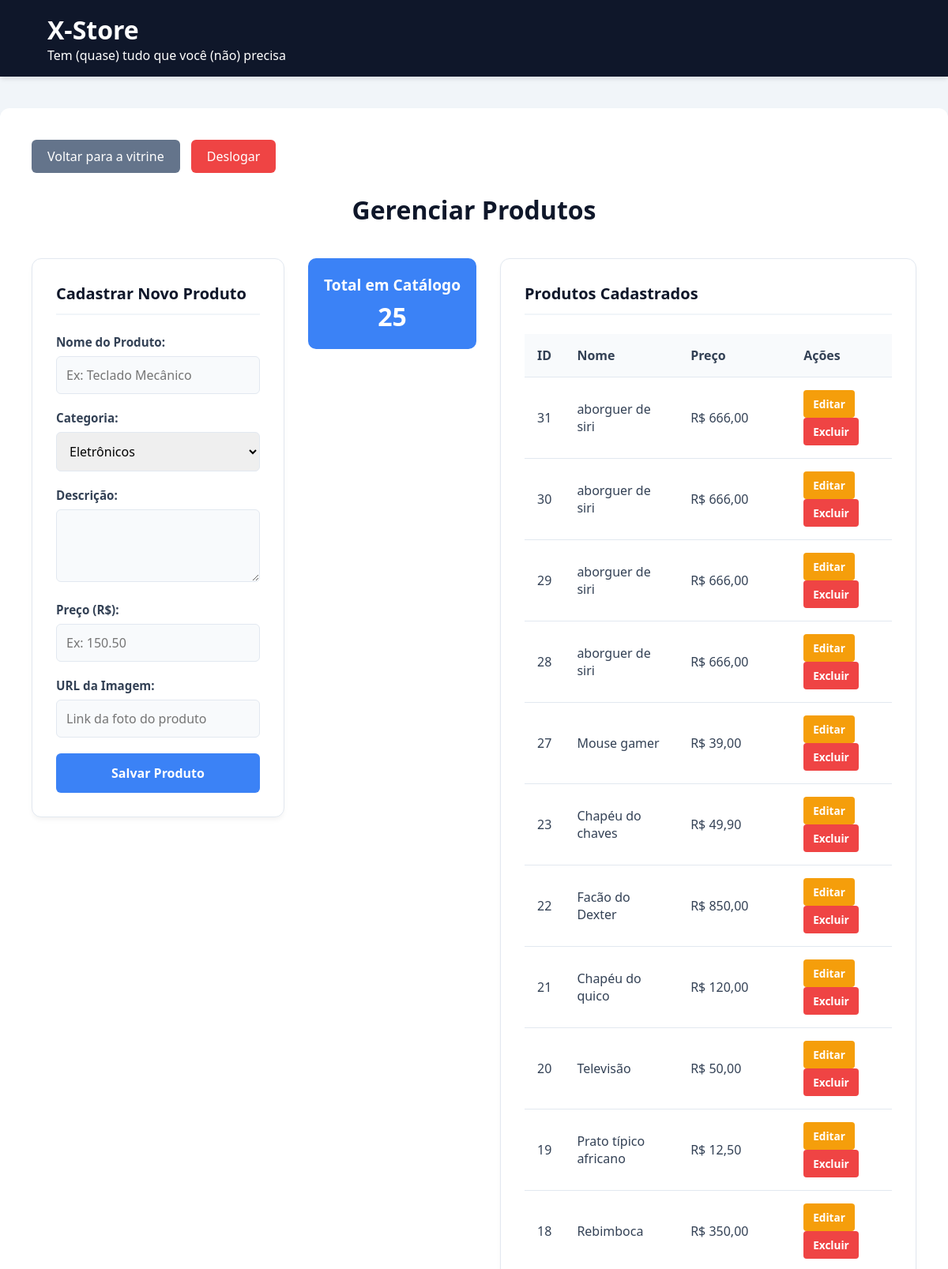
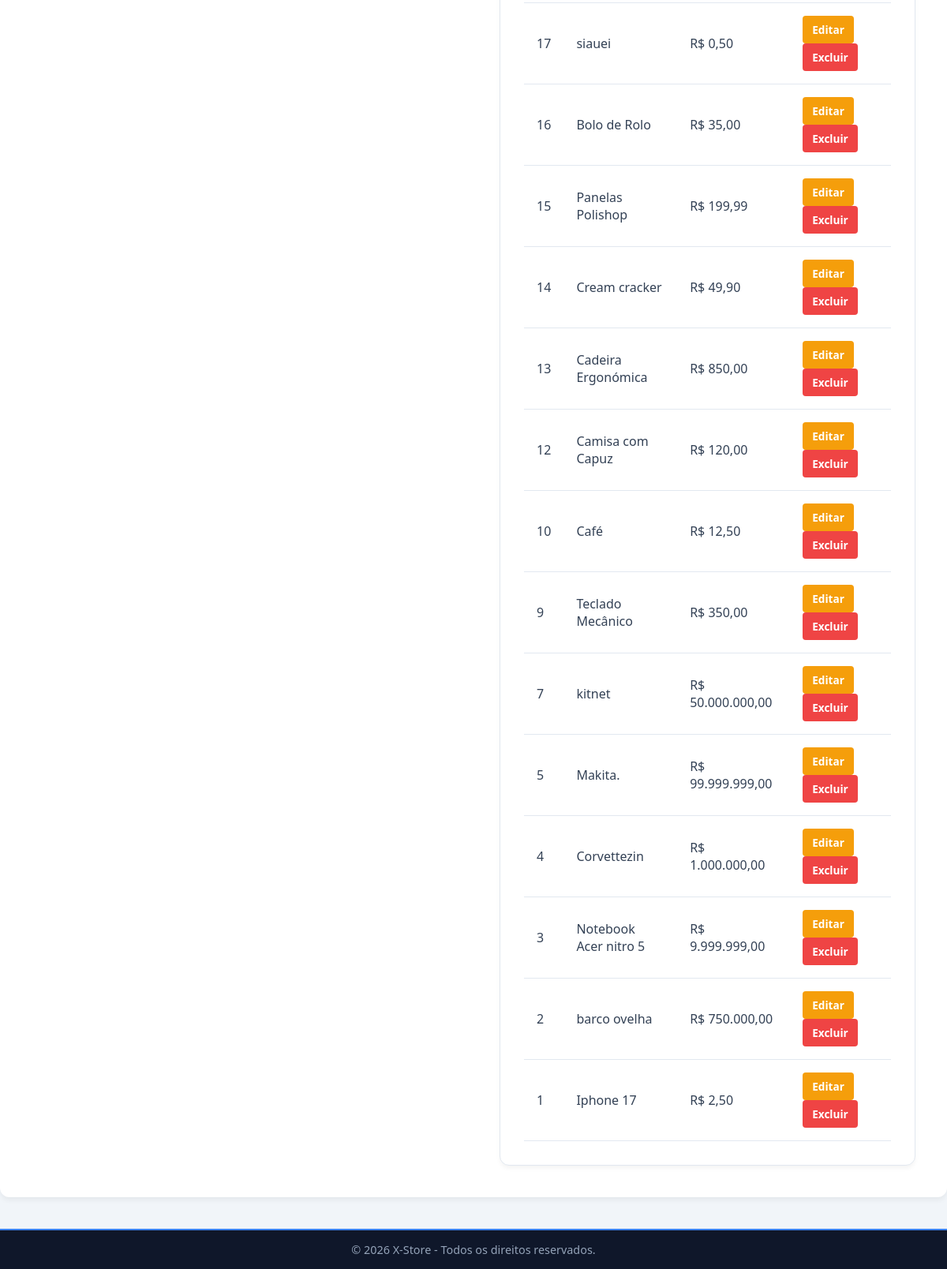
The page /admin.php (signed in) on the database its author committed (2 pictures, top to bottom).
### tables this page shows
CREATE TABLE `produtos` (
  `id` int NOT NULL AUTO_INCREMENT,
  `nome` varchar(100) NOT NULL,
  `descricao` text NOT NULL,
  `preco` decimal(10,2) DEFAULT NULL,
  `imagem_url` varchar(255) NOT NULL,
  `categoria` varchar(50) NOT NULL DEFAULT 'Geral',
  PRIMARY KEY (`id`)
);

### admin.php (the view, shortened to what this page needs)
<?php include 'includes/header.php'; ?>
<main>
    <a href="index.php" class="btn-voltar">Voltar para a vitrine</a>
    <a href="acts/logout.php" class="btn-voltar" style="background-color: #ef4444; margin-left: 10px;">Deslogar</a>
    <h2>Gerenciar Produtos</h2>
    <div class="admin-container">
        <form action="acts/create.php" method="POST" id="formProduto" class="form-admin">
            <h3>Cadastrar Novo Produto</h3>
            <label for="nome">Nome do Produto:</label>
            <input type="text" id="nome" name="nome" placeholder="Ex: Teclado Mecânico">
            <label for="categoria">Categoria:</label>
            <select id="categoria" name="categoria" required style="width: 100%; padding: 12px; border: 1px solid var(--border); border-radius: 6px; margin-bottom: 20px; font-size: 1rem;">
                <option value="Eletronicos">Eletrônicos</option>
            </select>
            <label for="descricao">Descrição:</label>
            <textarea id="descricao" name="descricao" rows="3"></textarea>
            <label for="preco">Preço (R$):</label>
            <input type="number" step="0.01" id="preco" name="preco" placeholder="Ex: 150.50">
            <label for="imagem_url">URL da Imagem:</label>
            <input type="text" id="imagem_url" name="imagem_url" placeholder="Link da foto do produto">
            <button type="submit" class="btn-salvar">Salvar Produto</button>
        </form>
        <?php
            include 'conect.php';
            $sqlCount = "SELECT COUNT(*) as total FROM produtos";
            $resCount = $conn->query($sqlCount);
            $totalProdutos = $resCount->fetch_assoc()['total'];
        ?>
        <div style="background: var(--primary); color: white; padding: 20px; border-radius: 10px; margin-bottom: 20px; text-align: center; max-width: 250px;">
            <h3 style="margin-bottom: 5px; font-size: 1.2rem;">Total em Catálogo</h3>
            <p style="font-size: 2rem; font-weight: bold; margin: 0;"><?php echo $totalProdutos; ?></p>
        </div>
        <div class="lista-produtos">
            <h3>Produtos Cadastrados</h3>
            <table class="tabela-admin">
                <thead>
                    <tr>
                        <th>ID</th>
                        <th>Nome</th>
                        <th>Preço</th>
                        <th>Ações</th>
                    </tr>
                </thead>
                <tbody>
                    <?php
                    include 'conect.php';
                    $sql = "SELECT id, nome, preco FROM produtos ORDER BY id DESC";
                    $resultado = $conn->query($sql);
                    if ($resultado->num_rows > 0) {
                        while($row = $resultado->fetch_assoc()) {
                            echo "<tr>";
                            echo "<td>" . $row["id"] . "</td>";
                            echo "<td>" . $row["nome"] . "</td>";
                            echo "<td>R$ " . number_format($row["preco"], 2, ',', '.') . "</td>";
                            echo "<td>
                                    <a href='edit.php?id=" . $row["id"] . "' class='btn-editar' style='text-decoration: none; display: inline-block; text-align: center;'>Editar</a>
                                    <button class='btn-excluir' onclick='confirmarExclusao(" . $row["id"] . ")'>Excluir</button>
                                    </td>";
                            echo "</tr>";
                            }
                    } else {
                        echo "<tr><td colspan='4'>Nenhum produto cadastrado ainda.</td></tr>";
                    }
                    ?>
                </tbody>
            </table>
        </div>
    </div>
</main>
<?php include 'includes/footer.php'; ?>

### includes/header.php (shortened to what this page needs)
<!DOCTYPE html>
<html lang="pt-BR">
<head>
    <link rel="stylesheet" href="assets/style.css?v=<?php echo time(); ?>">
</head>
<body>
    <header>
	    <h1>X-Store</h1>
        <p>Tem (quase) tudo que você (não) precisa</p>
    </header>

### includes/footer.php
<footer class="footer">
        <p>© <?= date('Y'); ?> X-Store - Todos os direitos reservados.</p>
</footer>
</body>
</html>

### assets/style.css (style rules this page uses)
:root { --primary: #3b82f6; --primary-hover: #2563eb; --success: #10b981; --success-hover: #059669; --warning: #f59e0b; --warning-hover: #d97706; --danger: #ef4444; --danger-hover: #dc2626; --bg-color: #f1f5f9; --card-bg: #ffffff; --text-main: #334155; --text-light: #64748b; --border: #e2e8f0; --header-bg: #0f172a; }
* { margin: 0; padding: 0; box-sizing: border-box; text-decoration: none; font-family: 'Segoe UI', system-ui, -apple-system, sans-serif; }
body { background-color: var(--bg-color); color: var(--text-main); display: flex; flex-direction: column; min-height: 100vh; }
header { background-color: var(--header-bg); color: #ffffff; padding: 1rem 5%; box-shadow: 0 4px 6px -1px rgba(0, 0, 0, 0.1); }
main { background-color: #ffffff; border-radius: 12px; box-shadow: 0 4px 6px rgba(0,0,0,0.05); padding: 40px; max-width: 1200px; margin: 40px auto; flex: 1; width: 100%; }
main h2 { text-align: center; margin-bottom: 40px; font-size: 2rem; color: var(--header-bg); }
.footer { background-color: var(--header-bg); padding: 15px 5%; text-align: center; width: 100%; margin-top: auto; border-top: 2px solid var(--primary); }
.footer p { font-size: 0.9rem; color: #94a3b8; font-weight: 500; }
.btn-voltar { display: inline-block; background-color: var(--text-light); color: white; padding: 10px 20px; border-radius: 6px; margin-bottom: 25px; transition: 0.3s; }
.admin-container { display: flex; gap: 30px; flex-wrap: wrap; align-items: flex-start; }
.form-admin, .lista-produtos { background: var(--card-bg); padding: 30px; border-radius: 12px; box-shadow: 0 4px 6px -1px rgba(0, 0, 0, 0.05); border: 1px solid var(--border); }
.form-admin { flex: 1; min-width: 320px; max-width: 100%; }
.lista-produtos { flex: 2; min-width: 320px; overflow-x: auto; }
.form-admin h3, .lista-produtos h3 { margin-bottom: 24px; color: var(--header-bg); border-bottom: 2px solid var(--bg-color); padding-bottom: 12px; font-size: 1.25rem; }
.form-admin label { display: block; margin-bottom: 8px; font-weight: 600; font-size: 0.95rem; color: var(--text-main); }
.form-admin input, .form-admin textarea { width: 100%; padding: 12px; border: 1px solid var(--border); border-radius: 6px; margin-bottom: 20px; font-size: 1rem; color: var(--text-main); background-color: #f8fafc; transition: border-color 0.3s ease, box-shadow 0.3s ease; }
.btn-salvar { background: var(--primary); color: white; border: none; padding: 14px; width: 100%; border-radius: 6px; cursor: pointer; font-weight: bold; font-size: 1rem; transition: background-color 0.3s ease; }
.tabela-admin { width: 100%; border-collapse: collapse; }
.tabela-admin th, .tabela-admin td { padding: 16px; border-bottom: 1px solid var(--border); text-align: left; }
.tabela-admin th { background-color: #f8fafc; font-weight: 600; color: var(--text-main); }
.btn-editar, .btn-excluir { border: none; padding: 8px 12px; border-radius: 4px; cursor: pointer; font-weight: 600; font-size: 0.85rem; transition: background-color 0.3s ease; text-decoration: none; display: inline-block; margin-right: 5px; }
.btn-editar { background: var(--warning); color: white; }
.btn-excluir { background: var(--danger); color: white; }

### rows shown on the page
produtos: id "31", nome "aborguer de siri", preco "666,00"
produtos: id "30", nome "aborguer de siri", preco "666,00"
produtos: id "29", nome "aborguer de siri", preco "666,00"
produtos: id "28", nome "aborguer de siri", preco "666,00"
produtos: id "27", nome "Mouse gamer", preco "39,00"
produtos: id "23", nome "Chapéu do chaves", preco "49,90"
produtos: id "22", nome "Facão do Dexter", preco "850,00"
produtos: id "21", nome "Chapéu do quico", preco "120,00"
produtos: id "20", nome "Televisão", preco "50,00"
produtos: id "19", nome "Prato típico africano", preco "12,50"
produtos: id "18", nome "Rebimboca", preco "350,00"
produtos: id "17", nome "siauei", preco "0,50"
produtos: id "16", nome "Bolo de Rolo", preco "35,00"
produtos: id "15", nome "Panelas Polishop", preco "199,99"
produtos: id "14", nome "Cream cracker", preco "49,90"
produtos: id "13", nome "Cadeira Ergonómica", preco "850,00"
produtos: id "12", nome "Camisa com Capuz", preco "120,00"
produtos: id "10", nome "Café", preco "12,50"
produtos: id "9", nome "Teclado Mecânico", preco "350,00"
produtos: id "7", nome "kitnet", preco "50.000.000,00"
produtos: id "5", nome "Makita.", preco "99.999.999,00"
produtos: id "4", nome "Corvettezin", preco "1.000.000,00"
produtos: id "3", nome "Notebook Acer nitro 5", preco "9.999.999,00"
produtos: id "2", nome "barco ovelha", preco "750.000,00"
produtos: id "1", nome "Iphone 17", preco "2,50"

### other values the page prints
$totalProdutos "25"
